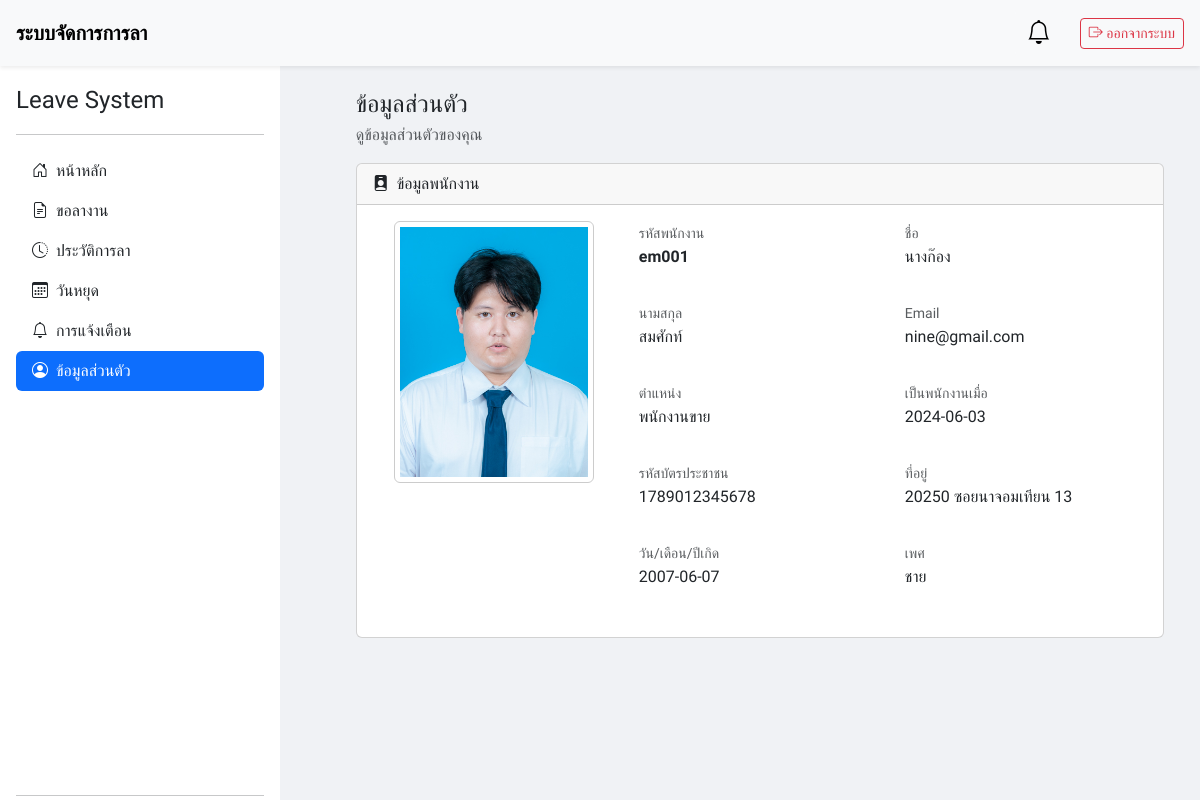
Screenshot of /employee/profile.php (signed in) with the database file from the repository.
### tables this page shows
CREATE TABLE `employee` (
  `Emp_id` varchar(5) NOT NULL,
  `Prefix_ID` varchar(2) NOT NULL,
  `Position_ID` int(2) NOT NULL,
  `Emp_Name` varchar(50) NOT NULL,
  `Emp_LastName` varchar(50) NOT NULL,
  `Email` varchar(30) NOT NULL,
  `Address` varchar(255) NOT NULL,
  `Created_at` date NOT NULL,
  `Gender` varchar(10) NOT NULL,
  `Birthdate` date NOT NULL,
  `ID_Card_Number` varchar(13) NOT NULL,
  `Password` varchar(255) NOT NULL,
  `Emp_pic` varchar(15) DEFAULT NULL
);

CREATE TABLE `prefix` (
  `Prefix_ID` int(2) NOT NULL,
  `Prefix_Name` varchar(20) NOT NULL
);

CREATE TABLE `position` (
  `Position_ID` int(2) NOT NULL,
  `Position_Name` varchar(50) NOT NULL
);

### employee/profile.php (the view, shortened to what this page needs)
<?php
require_once '../includes/header.php';
require_once '../includes/sidebar_employee.php';
$emp_id = $_SESSION['user_id'];
$stmt = $conn->prepare("
    SELECT e.*, p.Position_Name, pr.Prefix_Name
    FROM employee e
    LEFT JOIN position p ON e.Position_ID = p.Position_ID
    LEFT JOIN prefix pr ON e.Prefix_ID = pr.Prefix_ID
    WHERE e.Emp_id = ?
");
$stmt->bind_param("s", $emp_id);
$stmt->execute();
$employee = $stmt->get_result()->fetch_assoc();
$pic_folder = "../pic_emp/";
$emp_img_path = (!empty($employee['Emp_pic']) && file_exists($pic_folder . $employee['Emp_pic']))
    ? $pic_folder . $employee['Emp_pic']
    : "../assets/images/avatar_placeholder.png";
?>
<div class="main-content p-4">
    <h4 class="mb-1">ข้อมูลส่วนตัว</h4>
    <p class="text-muted">ดูข้อมูลส่วนตัวของคุณ</p>
    <div class="card">
        <div class="card-header d-flex align-items-center">
            <i class="bi bi-person-badge-fill me-2"></i> ข้อมูลพนักงาน
        </div>
        <div class="card-body">
            <div class="row">
                <div class="col-md-4 text-center mb-3">
                    <img src="<?php echo $emp_img_path; ?>" alt="รูปพนักงาน"
                         class="img-fluid rounded"
                         style="max-width:200px; border:1px solid #ccc; padding:5px;">
                </div>
                <div class="col-md-8">
                    <div class="row">
                        <div class="col-md-6 mb-3">
                            <label class="text-muted small">รหัสพนักงาน</label>
                            <p class="fw-bold"><?php echo htmlspecialchars($employee['Emp_id']); ?></p>
                        </div>
                        <div class="col-md-6 mb-3">
                            <label class="text-muted small">ชื่อ</label>
                            <p><?php echo htmlspecialchars($employee['Prefix_Name'] . $employee['Emp_Name']); ?></p>
                        </div>
                        <div class="col-md-6 mb-3">
                            <label class="text-muted small">นามสกุล</label>
                            <p><?php echo htmlspecialchars($employee['Emp_LastName'] ?: 'ไม่มีข้อมูล'); ?></p>
                        </div>
                        <div class="col-md-6 mb-3">
                            <label class="text-muted small">Email</label>
                            <p><?php echo htmlspecialchars($employee['Email'] ?: 'ไม่มีข้อมูล'); ?></p>
                        </div>
                        <div class="col-md-6 mb-3">
                            <label class="text-muted small">ตำแหน่ง</label>
                            <p><?php echo htmlspecialchars($employee['Position_Name'] ?: 'ไม่มีข้อมูล'); ?></p>
                        </div>
                        <div class="col-md-6 mb-3">
                            <label class="text-muted small">เป็นพนักงานเมื่อ</label>
                            <p><?php echo htmlspecialchars($employee['Created_at'] ?: 'ไม่มีข้อมูล'); ?></p>
                        </div>
                        <div class="col-md-6 mb-3">
                            <label class="text-muted small">รหัสบัตรประชาชน</label>
                            <p><?php echo htmlspecialchars($employee['ID_Card_Number'] ?: 'ไม่มีข้อมูล'); ?></p>
                        </div>
                        <div class="col-md-6 mb-3">
                            <label class="text-muted small">ที่อยู่</label>
                            <p><?php echo htmlspecialchars($employee['Address'] ?: 'ไม่มีข้อมูล'); ?></p>
                        </div>
                        <div class="col-md-6 mb-3">
                            <label class="text-muted small">วัน/เดือน/ปีเกิด</label>
                            <p><?php echo htmlspecialchars($employee['Birthdate'] ?: 'ไม่มีข้อมูล'); ?></p>
                        </div>
                        <div class="col-md-6 mb-3">
                            <label class="text-muted small">เพศ</label>
                            <p><?php echo htmlspecialchars($employee['Gender'] ?: 'ไม่มีข้อมูล'); ?></p>
                        </div>
                    </div>
                </div>
            </div>
        </div>
    </div>
</div>
<?php
require_once '../includes/footer.php';
?>

### style.css (style rules this page uses)
:root { --navH: 70px; }
* { box-sizing: border-box; }
body { background-color: #f0f2f5; font-family: 'Sarabun', sans-serif; padding-top: var(--navH); }
.main-content { margin-left: 300px; padding: 20px; }

### rows the page displays
employee: Emp_pic (picture), Emp_id "em001", Prefix_ID+Emp_Name "นางก๊อง", Emp_LastName "สมศักท์", Email "nine@gmail.com", Position_ID.Position_Name "พนักงานขาย", Created_at "2024-06-03", ID_Card_Number "1789012345678", Address "20250 ซอยนาจอมเทียน 13", Birthdate "2007-06-07", Gender "ชาย"
